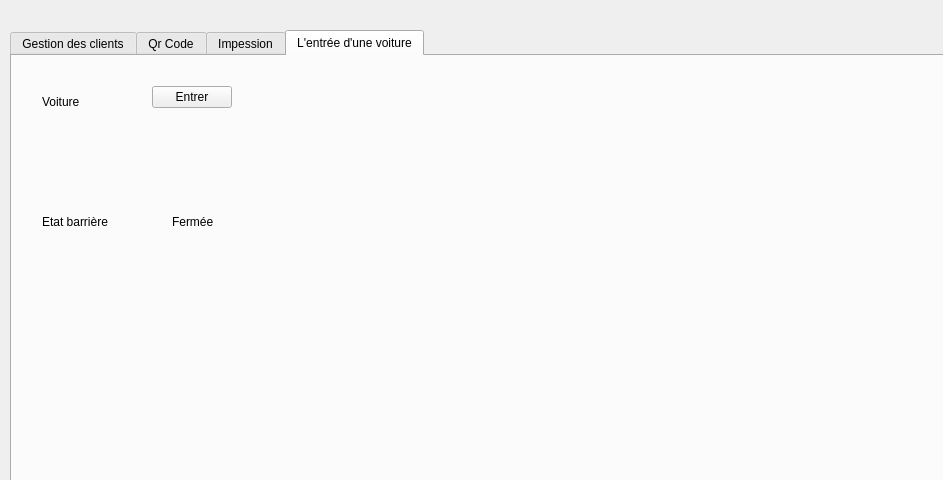
<?xml version="1.0" encoding="UTF-8"?>
<ui version="4.0">
 <class>maquette</class>
 <widget class="QDialog" name="maquette">
  <property name="geometry">
   <rect>
    <x>0</x>
    <y>0</y>
    <width>943</width>
    <height>480</height>
   </rect>
  </property>
  <property name="windowTitle">
   <string>Dialog</string>
  </property>
  <property name="windowIcon">
   <iconset>
    <normaloff>:/new/prefix1/myappico.png.ico</normaloff>:/new/prefix1/myappico.png.ico</iconset>
  </property>
  <widget class="QTabWidget" name="tabWidget">
   <property name="geometry">
    <rect>
     <x>10</x>
     <y>30</y>
     <width>951</width>
     <height>481</height>
    </rect>
   </property>
   <property name="currentIndex">
    <number>3</number>
   </property>
   <widget class="QWidget" name="tab">
    <attribute name="title">
     <string>Gestion des clients</string>
    </attribute>
    <widget class="QGroupBox" name="groupBox">
     <property name="geometry">
      <rect>
       <x>0</x>
       <y>10</y>
       <width>401</width>
       <height>221</height>
      </rect>
     </property>
     <property name="title">
      <string>Ajouter un client</string>
     </property>
     <widget class="QLabel" name="label">
      <property name="geometry">
       <rect>
        <x>20</x>
        <y>50</y>
        <width>47</width>
        <height>14</height>
       </rect>
      </property>
      <property name="text">
       <string>CIN</string>
      </property>
     </widget>
     <widget class="QLineEdit" name="le_CIN">
      <property name="geometry">
       <rect>
        <x>170</x>
        <y>50</y>
        <width>113</width>
        <height>20</height>
       </rect>
      </property>
     </widget>
     <widget class="QLabel" name="label_2">
      <property name="geometry">
       <rect>
        <x>20</x>
        <y>90</y>
        <width>47</width>
        <height>14</height>
       </rect>
      </property>
      <property name="text">
       <string>Nom</string>
      </property>
     </widget>
     <widget class="QLabel" name="label_3">
      <property name="geometry">
       <rect>
        <x>20</x>
        <y>130</y>
        <width>47</width>
        <height>14</height>
       </rect>
      </property>
      <property name="text">
       <string>Prenom</string>
      </property>
     </widget>
     <widget class="QLabel" name="label_5">
      <property name="geometry">
       <rect>
        <x>20</x>
        <y>170</y>
        <width>61</width>
        <height>16</height>
       </rect>
      </property>
      <property name="text">
       <string>NumeroTel</string>
      </property>
     </widget>
     <widget class="QLineEdit" name="le_nom">
      <property name="geometry">
       <rect>
        <x>170</x>
        <y>90</y>
        <width>113</width>
        <height>20</height>
       </rect>
      </property>
     </widget>
     <widget class="QLineEdit" name="le_prenom">
      <property name="geometry">
       <rect>
        <x>170</x>
        <y>130</y>
        <width>113</width>
        <height>20</height>
       </rect>
      </property>
     </widget>
     <widget class="QLineEdit" name="le_numTel">
      <property name="geometry">
       <rect>
        <x>170</x>
        <y>170</y>
        <width>113</width>
        <height>20</height>
       </rect>
      </property>
     </widget>
     <widget class="QPushButton" name="pb_ajouter">
      <property name="geometry">
       <rect>
        <x>310</x>
        <y>80</y>
        <width>75</width>
        <height>23</height>
       </rect>
      </property>
      <property name="text">
       <string>Ajouter</string>
      </property>
     </widget>
    </widget>
    <widget class="QGroupBox" name="groupBox_2">
     <property name="geometry">
      <rect>
       <x>10</x>
       <y>260</y>
       <width>381</width>
       <height>111</height>
      </rect>
     </property>
     <property name="title">
      <string>Supprimer un client</string>
     </property>
     <widget class="QComboBox" name="sup">
      <property name="geometry">
       <rect>
        <x>110</x>
        <y>50</y>
        <width>131</width>
        <height>22</height>
       </rect>
      </property>
     </widget>
     <widget class="QPushButton" name="pb_supprimer">
      <property name="geometry">
       <rect>
        <x>270</x>
        <y>50</y>
        <width>96</width>
        <height>22</height>
       </rect>
      </property>
      <property name="text">
       <string>Supprimer</string>
      </property>
     </widget>
     <widget class="QLabel" name="label_4">
      <property name="geometry">
       <rect>
        <x>60</x>
        <y>50</y>
        <width>21</width>
        <height>21</height>
       </rect>
      </property>
      <property name="text">
       <string>CIN</string>
      </property>
     </widget>
    </widget>
    <widget class="QGroupBox" name="groupBox_3">
     <property name="geometry">
      <rect>
       <x>410</x>
       <y>10</y>
       <width>501</width>
       <height>281</height>
      </rect>
     </property>
     <property name="title">
      <string>Afficher les clients</string>
     </property>
     <widget class="QTableView" name="tab_client">
      <property name="geometry">
       <rect>
        <x>20</x>
        <y>30</y>
        <width>341</width>
        <height>231</height>
       </rect>
      </property>
     </widget>
     <widget class="QPushButton" name="pb_tri_nom">
      <property name="geometry">
       <rect>
        <x>370</x>
        <y>90</y>
        <width>101</width>
        <height>16</height>
       </rect>
      </property>
      <property name="text">
       <string>Tri par Nom</string>
      </property>
     </widget>
     <widget class="QPushButton" name="pb_tri_prenom">
      <property name="geometry">
       <rect>
        <x>370</x>
        <y>120</y>
        <width>101</width>
        <height>16</height>
       </rect>
      </property>
      <property name="text">
       <string>Tri par Prenom</string>
      </property>
     </widget>
     <widget class="QPushButton" name="pb_tri_num">
      <property name="geometry">
       <rect>
        <x>370</x>
        <y>150</y>
        <width>111</width>
        <height>16</height>
       </rect>
      </property>
      <property name="text">
       <string>Tri par Numero_Tel</string>
      </property>
     </widget>
     <widget class="QPushButton" name="pb_tri_CIN">
      <property name="geometry">
       <rect>
        <x>370</x>
        <y>60</y>
        <width>101</width>
        <height>16</height>
       </rect>
      </property>
      <property name="text">
       <string>Tri par CIN</string>
      </property>
     </widget>
    </widget>
    <widget class="QPushButton" name="pb_modifier">
     <property name="geometry">
      <rect>
       <x>320</x>
       <y>170</y>
       <width>75</width>
       <height>23</height>
      </rect>
     </property>
     <property name="text">
      <string>Modifier</string>
     </property>
    </widget>
    <widget class="QGroupBox" name="groupBox_4">
     <property name="geometry">
      <rect>
       <x>420</x>
       <y>310</y>
       <width>381</width>
       <height>80</height>
      </rect>
     </property>
     <property name="title">
      <string>Rechercher un client</string>
     </property>
     <widget class="QLabel" name="label_11">
      <property name="geometry">
       <rect>
        <x>30</x>
        <y>30</y>
        <width>47</width>
        <height>14</height>
       </rect>
      </property>
      <property name="text">
       <string>CIN</string>
      </property>
     </widget>
     <widget class="QLineEdit" name="le_CIN_rech">
      <property name="geometry">
       <rect>
        <x>120</x>
        <y>30</y>
        <width>113</width>
        <height>20</height>
       </rect>
      </property>
     </widget>
     <widget class="QPushButton" name="pb_rechercher">
      <property name="geometry">
       <rect>
        <x>260</x>
        <y>30</y>
        <width>75</width>
        <height>23</height>
       </rect>
      </property>
      <property name="text">
       <string>Rechercher</string>
      </property>
     </widget>
    </widget>
   </widget>
   <widget class="QWidget" name="tab_2">
    <attribute name="title">
     <string>Qr Code</string>
    </attribute>
    <widget class="QLabel" name="qrcodecommande">
     <property name="enabled">
      <bool>true</bool>
     </property>
     <property name="geometry">
      <rect>
       <x>100</x>
       <y>40</y>
       <width>200</width>
       <height>200</height>
      </rect>
     </property>
     <property name="sizePolicy">
      <sizepolicy hsizetype="Fixed" vsizetype="Fixed">
       <horstretch>0</horstretch>
       <verstretch>0</verstretch>
      </sizepolicy>
     </property>
     <property name="minimumSize">
      <size>
       <width>200</width>
       <height>200</height>
      </size>
     </property>
     <property name="maximumSize">
      <size>
       <width>200</width>
       <height>200</height>
      </size>
     </property>
     <property name="text">
      <string/>
     </property>
    </widget>
    <widget class="QPushButton" name="qrcodegen">
     <property name="geometry">
      <rect>
       <x>100</x>
       <y>260</y>
       <width>200</width>
       <height>28</height>
      </rect>
     </property>
     <property name="styleSheet">
      <string notr="true"/>
     </property>
     <property name="text">
      <string>Générer QR Code</string>
     </property>
    </widget>
    <widget class="QTableView" name="tab_client_2">
     <property name="geometry">
      <rect>
       <x>540</x>
       <y>20</y>
       <width>381</width>
       <height>291</height>
      </rect>
     </property>
    </widget>
    <widget class="QPushButton" name="pb_affichage">
     <property name="geometry">
      <rect>
       <x>690</x>
       <y>340</y>
       <width>75</width>
       <height>23</height>
      </rect>
     </property>
     <property name="text">
      <string>Afficher</string>
     </property>
    </widget>
   </widget>
   <widget class="QWidget" name="tab_3">
    <attribute name="title">
     <string>Impession</string>
    </attribute>
    <widget class="QPushButton" name="pb_imprimer">
     <property name="geometry">
      <rect>
       <x>280</x>
       <y>370</y>
       <width>75</width>
       <height>23</height>
      </rect>
     </property>
     <property name="text">
      <string>imprimer</string>
     </property>
    </widget>
    <widget class="QTextEdit" name="textEdit">
     <property name="geometry">
      <rect>
       <x>30</x>
       <y>20</y>
       <width>581</width>
       <height>331</height>
      </rect>
     </property>
    </widget>
   </widget>
   <widget class="QWidget" name="tab_4">
    <attribute name="title">
     <string>L'entrée d'une voiture</string>
    </attribute>
    <widget class="QLabel" name="label_6">
     <property name="geometry">
      <rect>
       <x>30</x>
       <y>30</y>
       <width>81</width>
       <height>31</height>
      </rect>
     </property>
     <property name="text">
      <string>Voiture</string>
     </property>
    </widget>
    <widget class="QPushButton" name="pb_entrer">
     <property name="geometry">
      <rect>
       <x>140</x>
       <y>30</y>
       <width>80</width>
       <height>22</height>
      </rect>
     </property>
     <property name="text">
      <string>Entrer</string>
     </property>
    </widget>
    <widget class="QLabel" name="update_label_2">
     <property name="geometry">
      <rect>
       <x>30</x>
       <y>150</y>
       <width>81</width>
       <height>31</height>
      </rect>
     </property>
     <property name="text">
      <string>Etat barrière</string>
     </property>
    </widget>
    <widget class="QLabel" name="etat_label">
     <property name="geometry">
      <rect>
       <x>160</x>
       <y>150</y>
       <width>81</width>
       <height>31</height>
      </rect>
     </property>
     <property name="text">
      <string>Fermée</string>
     </property>
    </widget>
   </widget>
  </widget>
 </widget>
 <resources/>
 <connections/>
</ui>
